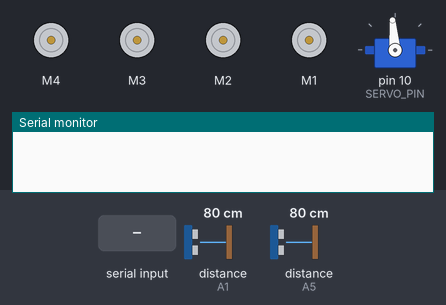
A sketch run on a simulated Arduino Uno, built with avr-gcc and run on an emulated ATmega328P. Parts: 4 × DC motor (green arrow = forward, orange = backward, longer = faster), servo, the last lines printed to the serial monitor. The inputs (shaded band) are chosen by the test bench; at power-on: distance to the obstacle (sensors on A1, A5) 80 cm. The echo pulse lasts 58.3 µs per cm.

Above: at 1.2 s.
1.3 s: "MOTOR\n" received over Serial
At 2.4 s:
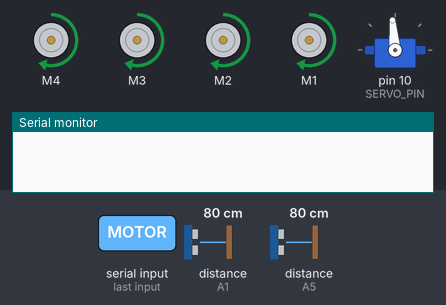
2.8 s: "SERVO\n" received over Serial
At 3.4 s:
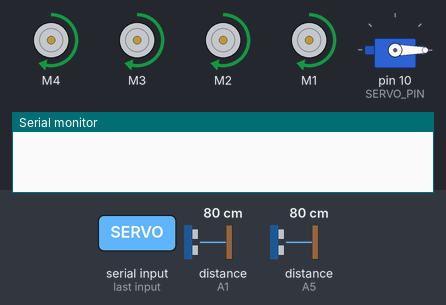
4.3 s: distance to the obstacle (sensor on A1) set to 17 cm
5.8 s: distance to the obstacle (sensor on A1) set to 14 cm
At 6.7 s:
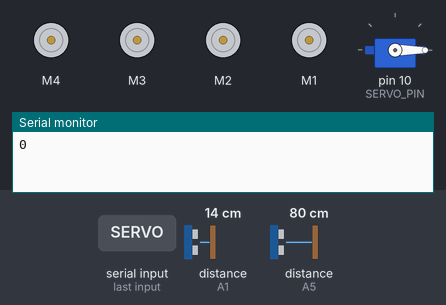
Timing chart, 0 to 8.3 s (numbered marks = the images above; inputs shaded):
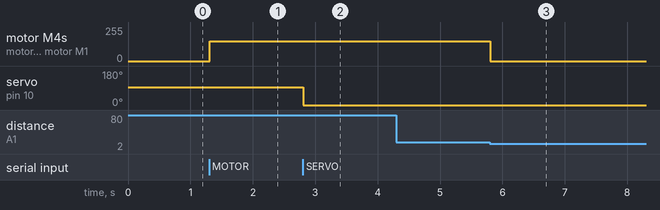

Measured:
- the behaviour switches between 16 and 15 cm on distance to the obstacle (sensor on A1) (found by bisection; images 2 and 3)
- after the input at 1.3 s, motor M4, motor M3, motor M2, motor M1: stopped → forward 150/255 at once
- after the input at 2.8 s, servo on pin 10 (SERVO_PIN): 95° → 0° at once
- after the input at 4.3 s, every drawn part: stays the same
- after the input at 5.8 s, motor M4, motor M3, motor M2, motor M1: forward 150/255 → stopped at once

The sketch:

smart_car.ino
```cpp
#include <Arduino_FreeRTOS.h>
#include <semphr.h>
#include <AFMotor.h>
#include <Servo.h>
#include <NewPing.h>

#define SERVO_PIN 10

#define FRONT_TRIGGER_PIN A0
#define FRONT_ECHO_PIN A1
#define BOTTOM_TRIGGER_PIN A4
#define BOTTOM_ECHO_PIN A5

#define MAX_DISTANCE 300
#define MIN_DISTANCE 15
#define MOTOR_SPEED 150
#define DEFAULT_ANGLE 95

enum Direction{
  MIDDLE,
  UP,
  DOWN,
  LEFT,
  RIGHT
};

class MOTOR{
private:
  AF_DCMotor left_motor_1 = AF_DCMotor(2, MOTOR12_64KHZ);
  AF_DCMotor left_motor_2 = AF_DCMotor(1, MOTOR12_64KHZ);
  AF_DCMotor right_motor_1 = AF_DCMotor(4, MOTOR34_64KHZ);
  AF_DCMotor right_motor_2 = AF_DCMotor(3, MOTOR34_64KHZ);
  unsigned int direction;

public:

  void setSpeed(uint8_t speed){
    right_motor_1.setSpeed(speed);
    right_motor_2.setSpeed(speed);
    left_motor_1.setSpeed(speed);
    left_motor_2.setSpeed(speed);
  }

  void stop(){
    right_motor_1.run(RELEASE);
    right_motor_2.run(RELEASE);
    left_motor_1.run(RELEASE);
    left_motor_2.run(RELEASE);
  }

  void runUp(){
    right_motor_1.run(FORWARD);
    right_motor_2.run(FORWARD);
    left_motor_1.run(FORWARD);
    left_motor_2.run(FORWARD);
  }

  void runDown(){
    right_motor_1.run(BACKWARD);
    right_motor_2.run(BACKWARD);
    left_motor_1.run(BACKWARD);
    left_motor_2.run(BACKWARD);
  }

  void runLeft(){
    right_motor_1.run(FORWARD);
    right_motor_2.run(FORWARD);
    left_motor_1.run(BACKWARD);
    left_motor_2.run(BACKWARD);
  }

  void runRight(){
    right_motor_1.run(BACKWARD);
    right_motor_2.run(BACKWARD);
    left_motor_1.run(FORWARD);
    left_motor_2.run(FORWARD);
  }

  void setDirection(unsigned int d){
    direction = d;
  }

  unsigned int getDirection(){
    return direction;
  }
};

class SERVO{
protected:
  Servo servo;
  unsigned int pin = SERVO_PIN;
  unsigned int angle = DEFAULT_ANGLE;

public:

  void attach(){
    servo.attach(pin);
  }

  void write(){
    servo.write(angle);
  }

  unsigned int setAngle(unsigned int a){
    angle = a;
  }

  unsigned int getAngle(){
    return angle;
  }
};

class UltrasonicSensor{
protected:
  NewPing front = NewPing(FRONT_TRIGGER_PIN, FRONT_ECHO_PIN, MAX_DISTANCE);
  NewPing bottom = NewPing(BOTTOM_TRIGGER_PIN, BOTTOM_ECHO_PIN, MAX_DISTANCE);

public:
  unsigned int readDistanceFront(){
    return front.ping_cm();
  }

  unsigned int readDistanceBottom(){
    return bottom.ping_cm();
  }

  bool alertFront(){
    unsigned int front_distance = readDistanceFront();
    if(front_distance > 0 && front_distance <= MIN_DISTANCE)
      return true;
    return false;
  }

  bool alertBottom(){
    unsigned int bottom_distance = readDistanceBottom();
    if(bottom_distance > 0 && bottom_distance <= MIN_DISTANCE)
      return true;
    return false;
  }
};

SemaphoreHandle_t motorSemaphore;
SemaphoreHandle_t servoSemaphore;
SemaphoreHandle_t readDataSemaphore;

String data_server = "";
String str_number = "";
int data_number;
int task_delay = 50;

MOTOR motor;
SERVO servo;
UltrasonicSensor sensor;

void setup(){
  Serial.begin(9600);

  motor.setSpeed(MOTOR_SPEED);

  servo.attach();

  servo.write();

  motorSemaphore = xSemaphoreCreateBinary();

  servoSemaphore = xSemaphoreCreateBinary();

  readDataSemaphore = xSemaphoreCreateBinary();

  xTaskCreate(readData, "Read Data", configMINIMAL_STACK_SIZE, NULL, 1, NULL);

  xTaskCreate(controlMotor, "Control Motor", configMINIMAL_STACK_SIZE, NULL, 1, NULL);

  xTaskCreate(controlServo, "Control Servo", configMINIMAL_STACK_SIZE, NULL, 1, NULL);
}

void loop(){}

void readData(void* p){
  while(true){
    if(sensor.alertFront() && motor.getDirection() == UP){
      Serial.println("0");
      motor.setDirection(MIDDLE);
      xSemaphoreGive(motorSemaphore);
      vTaskDelay(pdMS_TO_TICKS(50));
    }else if(sensor.alertBottom() && motor.getDirection() == DOWN){
      Serial.println("1");
      motor.setDirection(MIDDLE);
      xSemaphoreGive(motorSemaphore);
      vTaskDelay(pdMS_TO_TICKS(50));
    }

    if (Serial.available() > 0) {
      data_server = Serial.readStringUntil('\n');
      if(data_server.indexOf("MOTOR") != -1){
        str_number = &data_server[data_server.indexOf("#") + 1];
        data_number = str_number.toInt();
        task_delay = 50;

        if(data_number >= -17 && data_number <=18){
          if(data_number == 0){
            if(sensor.alertFront()){
              motor.setDirection(MIDDLE);
              Serial.println("0");
            }else{
              motor.setDirection(UP);
            }
          }else if(data_number == 17 || data_number == -17){
            if(sensor.alertBottom()){
              motor.setDirection(MIDDLE);
              Serial.println("1");
            }else{
              motor.setDirection(DOWN);
            }
          }else if(data_number == 18){
            motor.setDirection(MIDDLE);
          }else if(data_number > 0){
            task_delay = (data_number + 1) * 50;
            motor.setDirection(RIGHT);
          }else{
            task_delay = (-data_number + 1) * 50;
            motor.setDirection(LEFT);
          }
        }

        xSemaphoreGive(motorSemaphore);
        vTaskDelay(pdMS_TO_TICKS(task_delay));
      }else if(data_server.indexOf("SERVO") != -1){
        str_number = &data_server[data_server.indexOf("#") + 1];
        data_number = str_number.toInt();
        task_delay = 50;

        servo.setAngle(data_number);
        xSemaphoreGive(servoSemaphore);
        vTaskDelay(pdMS_TO_TICKS(task_delay));
      }
    }
  }
}

void controlMotor(void *p){
  while (true){
    xSemaphoreTake(motorSemaphore, portMAX_DELAY);
    switch (motor.getDirection()){
    case MIDDLE:
      motor.stop();
      break;
    case RIGHT:
      motor.runRight();
      break;
    case UP:
      motor.runUp();
      break;
    case LEFT:
      motor.runLeft();
      break;
    case DOWN:
      motor.runDown();
      break;
    }
  }
}

void controlServo(void *p){
  while (true){
    xSemaphoreTake(servoSemaphore, portMAX_DELAY);
    servo.write();
  }
}
```
